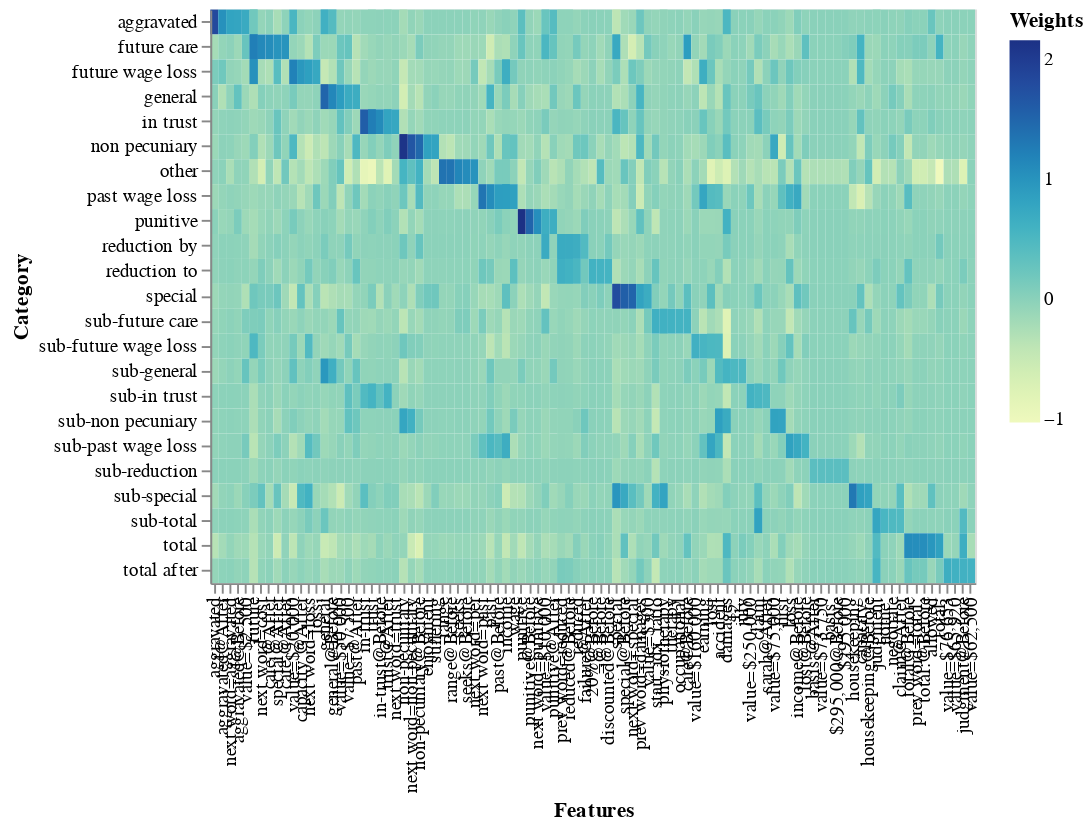

This figure's notebook cell:
### Code cell
return_feature_heatmap(5, damages_model, damages_vectorizer)

### Figure 1 — Vega-Lite specification as saved in the notebook (floating-point values rounded to 4 significant figures; data arrays with more than 128 entries replaced by an {"elided": "..."} marker saying what was removed)
{"$schema": "https://vega.github.io/schema/vega-lite/v3.4.0.json", "config": {"mark": {"tooltip": null}, "view": {"height": 300, "width": 400}}, "data": {"name": "data-e8667831080c7d04aec1a787640eb84f"}, "datasets": {"data-e8667831080c7d04aec1a787640eb84f": {"elided": "2645 records"}}, "encoding": {"color": {"field": "Weights", "type": "quantitative"}, "x": {"bin": false, "field": "Features", "sort": null, "type": "nominal"}, "y": {"field": "Category", "sort": {"field": "Category", "order": "ascending"}, "type": "nominal"}}, "mark": "rect"}
